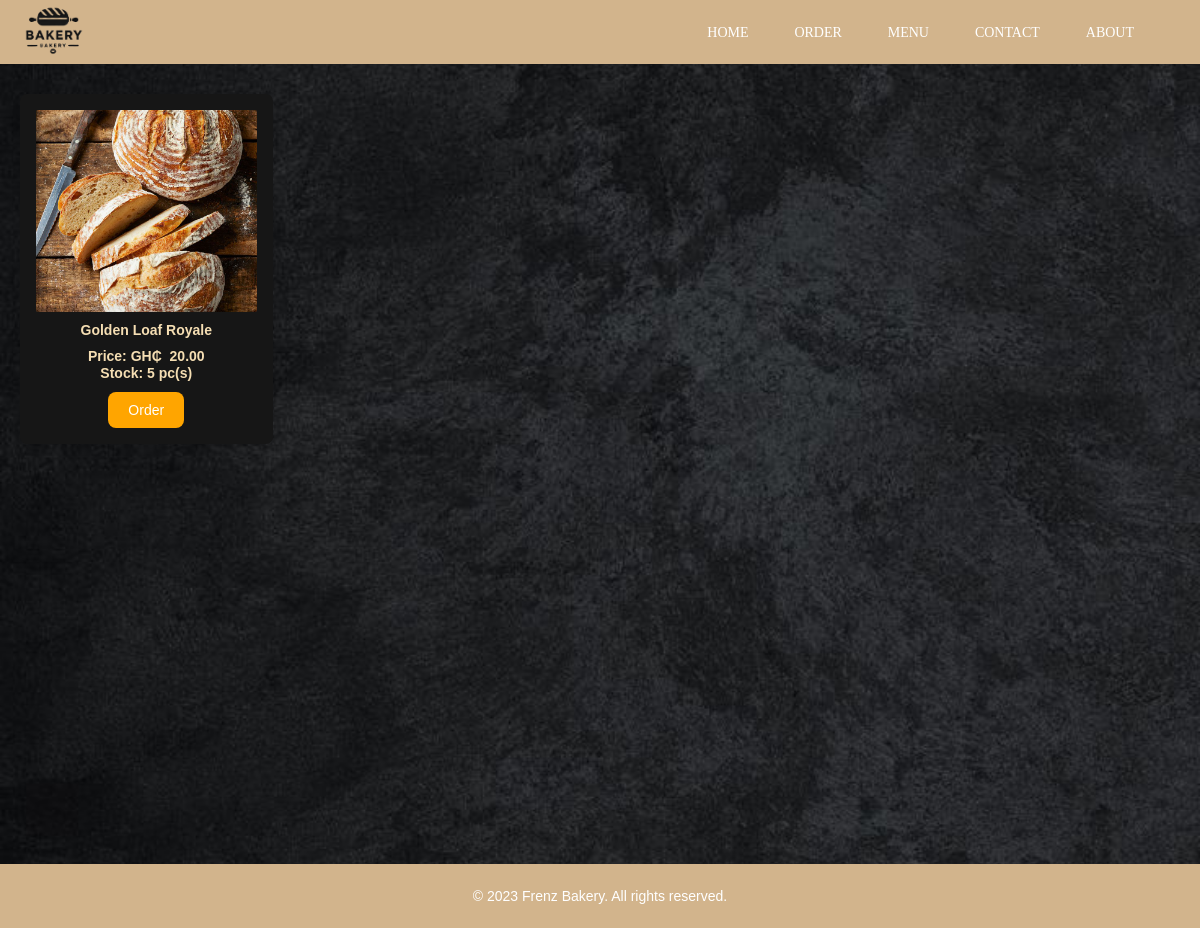
/order/, run on an earlier commit of the app's database.
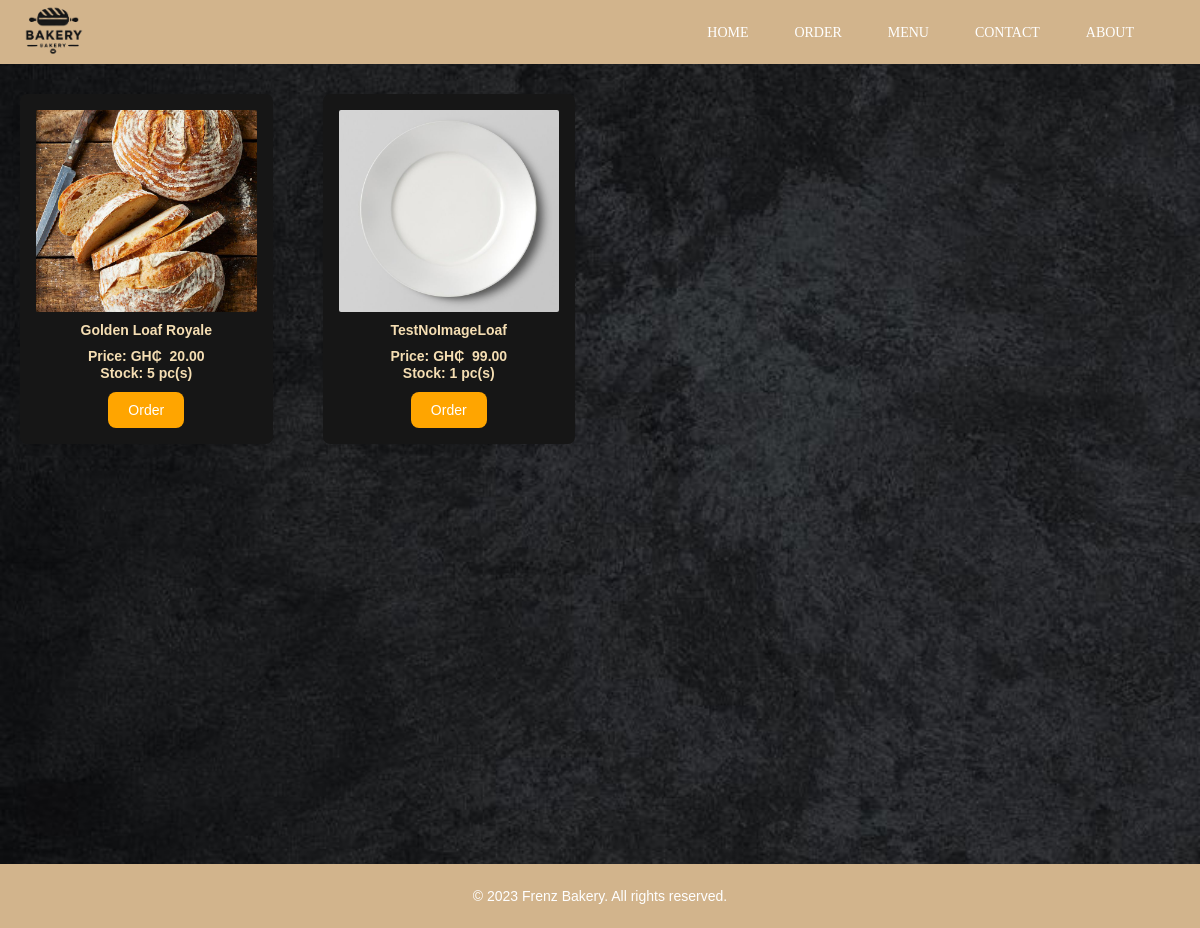
And on a later commit of the database.
### web/models.py (models this page shows, shortened)
class Product(models.Model):
    name = models.CharField(max_length=200)
    description = models.TextField(blank=True)
    price = models.DecimalField(max_digits=10, decimal_places=2)
    stock = models.PositiveIntegerField()
    image = models.ImageField(default='fallback.png', blank=True)

### web/views.py (the view)
# urls.py: path('order/', views.order, name='order'),
def order(request):
    products = Product.objects.all()
    context = {'products': products}
    return render(request, 'web/order.html', context)

### web/templates/web/order.html (shortened to what this page needs)
{% extends 'web/main.html' %}
{% load static %}
    {% block content %}
        <section class='menu'>
            {% for product in products %}
                <div class="product">
                    <div class='product-image'>
                        <img src="{{ product.image.url }}" alt="{{ product.name }}" />
                    </div>
                    <div class='product-details'>
                        <div class='product-name'>
                            <h3>{{ product.name }}</h3>
                        </div>
                        <div class='stock-details'>
                            <p>Price: GH₵ &nbsp;{{ product.price }}</p>
                            {% if product.stock == 0 %}
                                <p>Out of Stock</p>
                            {% else %}
                                <p>Stock: {{ product.stock }} pc(s) </p>
                            {% endif %}
                            <button class='order-btn'>Order</button>
                        </div>
                    </div>
                </div>
            {% endfor %}
        </section>
    {% endblock  %}

What changed in the data, as far as the page shows it:
added Product: image (picture), name "TestNoImageLoaf", price "99.00", stock "1"
